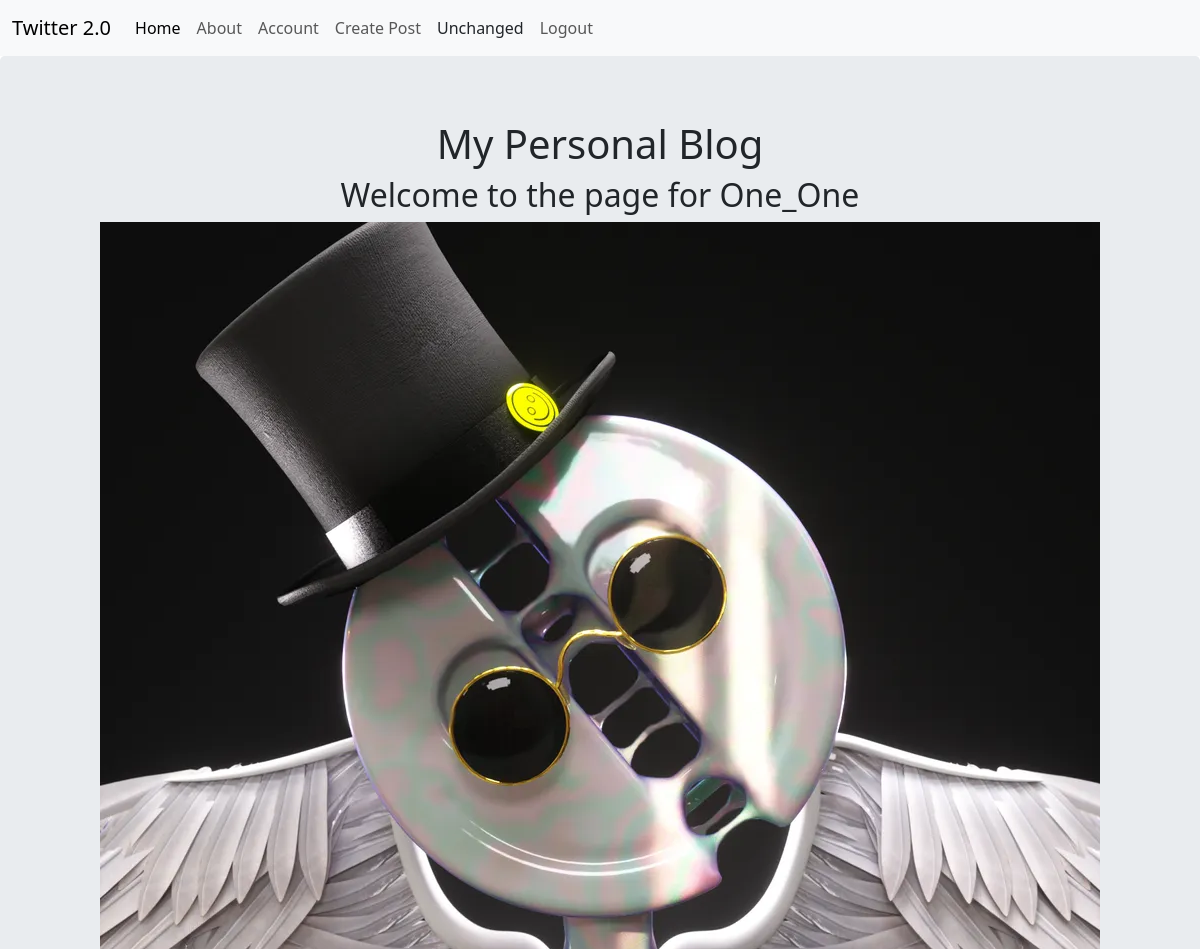
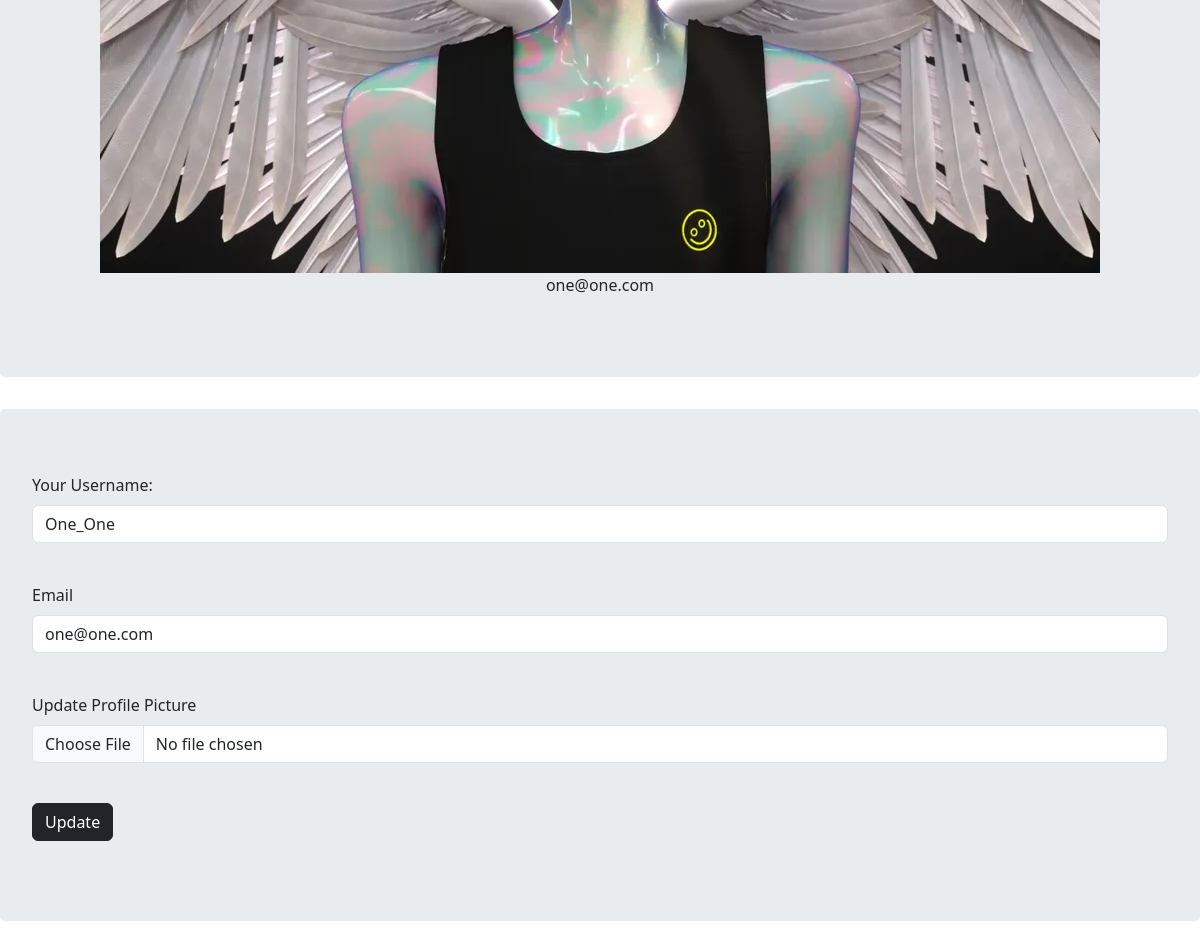
The page /account (signed in) on the database as committed earlier (2 pictures, top to bottom).
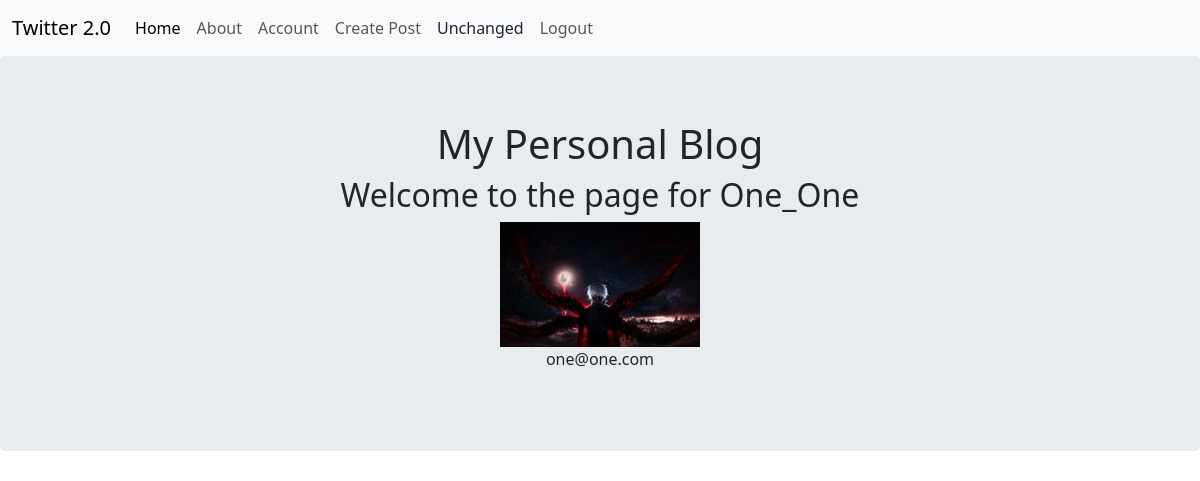
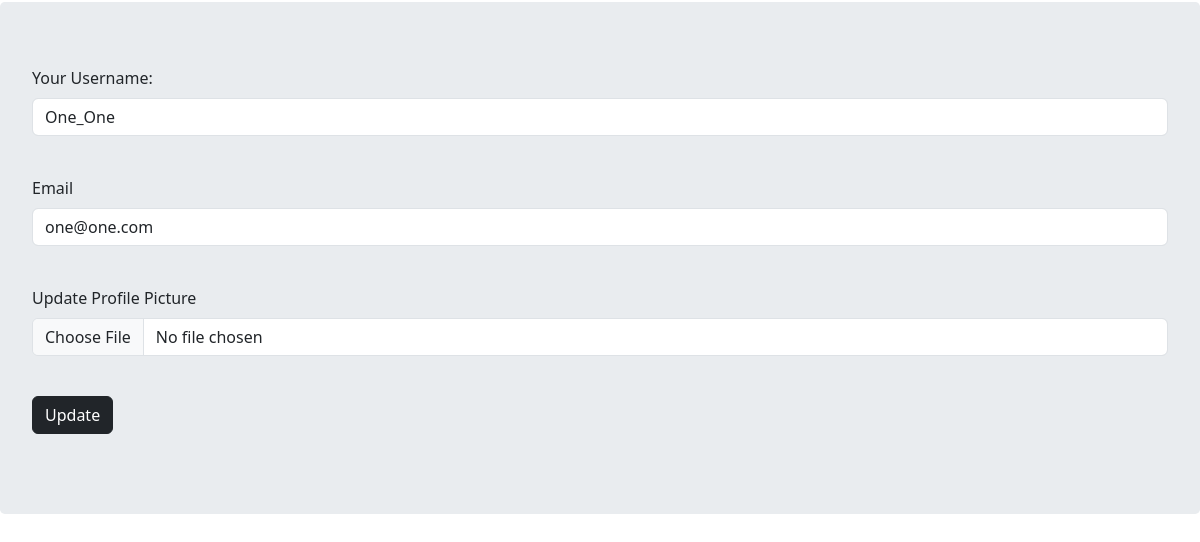
The same page on the database as committed later (2 pictures, top to bottom).
### website/models.py (models this page shows, shortened)
class User(db.Model, UserMixin):
    __tablename__ = 'users'
    id = db.Column(db.Integer,primary_key=True)
    profile_image = db.Column(db.String(64), nullable = False, default = 'default_profile.jpeg')
    username = db.Column(db.String(64), unique = True, index = True)
    email = db.Column(db.String(64), unique = True, index = True)
    name = db.Column(db.String(64), unique = True, index = True)
    password_hash = db.Column(db.String(64))
    posts = db.relationship('BlogPost', backref='author', lazy = True)

### website/users/views.py (the view)
@users.route('/account', methods = ['GET','POST'])
@login_required
def account():
    form = UpdateUserForm()
    if form.validate_on_submit():
        print(form)
        if form.picture.data:
            username = current_user.username
            pic = add_profile_pic(form.picture.data,username)
            current_user.profile_image = pic
        current_user.username = form.username.data
        current_user.email = form.email.data
        db.session.commit()
        flash('User account has been updated!')
        return redirect(url_for("users.account"))
    elif request.method == "GET":
        form.username.data = current_user.username
        form.email.data = current_user.email
    profile_image = url_for('static', filename = 'profile_pics/'+current_user.profile_image)
    return render_template("account.html", profile_image = profile_image, form = form)

### website/users/forms.py (shortened to what this page needs)
class UpdateUserForm(FlaskForm):
    username = StringField("Your Username:", validators = [DataRequired()])
    email = StringField("Email", validators=[DataRequired(), Email()])
    picture = FileField('Update Profile Picture', validators=[FileAllowed(['jpg','jpeg','png'])])
    submit = SubmitField("Update")

### website/__init__.py (called while the page is built)
def create_app():
    app = Flask(__name__)
    app.config['SECRET_KEY'] = 'asdasdas'
    app.config['SQLALCHEMY_DATABASE_URI'] = f'sqlite:///{DB_NAME}'
    db.init_app(app)
    login_manager = LoginManager()
    login_manager.login_view = 'auth.login'
    login_manager.init_app(app)
    @login_manager.user_loader
    def load_user(id):
        return User.query.get(int(id))
    from .models import User, BlogPost
    create_database(app)
    from website.core.views import core
    from website.users.views import users
    from website.errorpage.errorhandler import error_pages
    from website.blog_posts.views import blog_posts
    app.register_blueprint(core)
    app.register_blueprint(users)
    app.register_blueprint(error_pages)
    app.register_blueprint(blog_posts)
    return app

### website/templates/account.html (shortened to what this page needs)
{%extends "base.html"%}
{% block content %}
<div class="jumbotron">
    <div align = 'center'>
        <h1>My Personal Blog</h1>
        <h2>Welcome to the page for {{ current_user.username }}</h2>
        <img align='center' src="{{url_for('static', filename = 'profile_pics/'+current_user.profile_image)}}" alt="">
        <p>{{ current_user.email }}</p>
    </div>
</div>
<div class="jumbotron">
    <form method="POST" action="" enctype="multipart/form-data">
        <div class="form-group">
            {{ form.username.label(class="form-label") }}
            {{ form.username(class="form-control") }}
            <br>
        </div>
        <div class="form-group">
            {{ form.email.label(class="form-label") }}
            {{ form.email(class="form-control") }}
            <br>
        </div>
        <div class="form-group">
            {{ form.picture.label(class="form-label") }}
            {{ form.picture(class="form-control") }}
        <br>
        </div>
        <div class="form-group">
            {{ form.submit(class="btn btn-dark") }}
        </div>
</div>
{% endblock %}

Rows that differ between the two databases and show on the page:
changed User "One_One": profile_image: picture added in place of a placeholder
